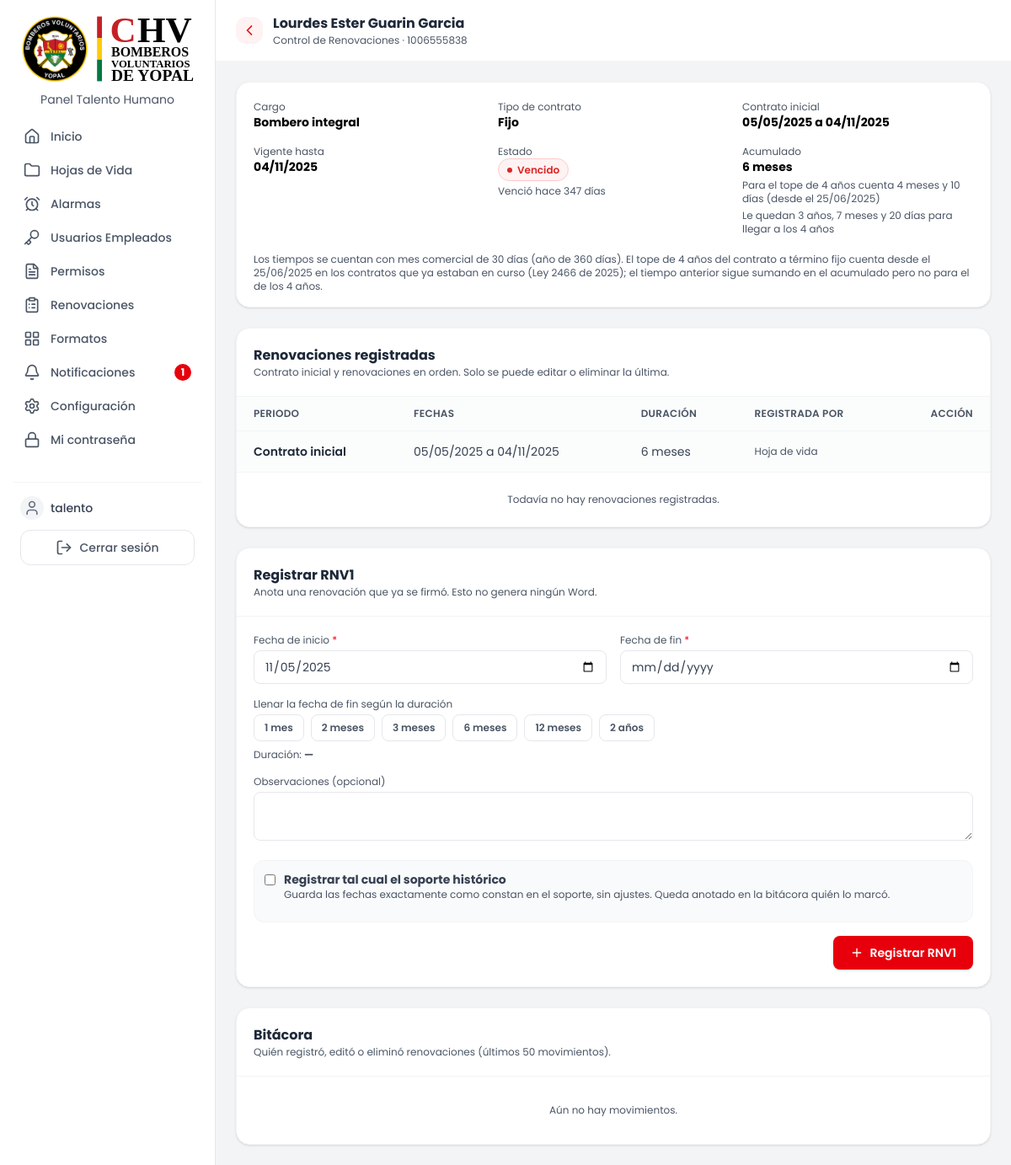
Screenshot of /public/renovaciones_empleado.php?cedula=1006555838 (signed in) with the database file from the repository.
### tables this page shows
CREATE TABLE `empleados` (
  `cedula` varchar(10) NOT NULL COMMENT 'Max 10 caracteres, permite extranjera alfanumérica',
  `lugar_expedicion` varchar(120) DEFAULT NULL COMMENT 'Municipio, Departamento (lista en public/assets/data/municipios.json)',
  `nombre` varchar(150) NOT NULL,
  `sexo` enum('F','M') DEFAULT NULL,
  `cargo` varchar(100) NOT NULL,
  `tipo_de_personal` enum('Bombero','Civil') DEFAULT NULL,
  `eps` enum('Sanitas','Nueva EPS','Capresoca','Salud Total') DEFAULT NULL,
  `pension` enum('Colfondos','Porvenir','Colpensiones','Protección','NA') DEFAULT NULL,
  `arl` enum('Positiva','SURA','Colmena','AXA Colpatria','Seguros Bolívar') DEFAULT NULL,
  `salario_basico` decimal(12,2) DEFAULT NULL,
  `es_bombero_integral` tinyint(1) DEFAULT 0,
  `tipo_jornada` enum('Turnos','Administrativa','Restringida') NOT NULL DEFAULT 'Administrativa' COMMENT 'Cómo se cuentan horas/días en permisos: Turnos (operativo), Administrativa (07:00-17:24) o Restringida (horario reducido)',
  `jornada_hora_entrada` time DEFAULT NULL COMMENT 'Solo si tipo_jornada = Restringida',
  `jornada_hora_salida` time DEFAULT NULL COMMENT 'Solo si tipo_jornada = Restringida',
  `tipo_de_contrato` enum('Fijo','Indefinido','OPS','SENA','OPS SEMY','No aplica') DEFAULT NULL,
  `fecha_inicio_contrato` date DEFAULT NULL,
  `fecha_fin_contrato` date DEFAULT NULL,
  `estado` enum('activo','no activo') DEFAULT 'activo',
  `celular` varchar(15) DEFAULT NULL COMMENT 'Numero de celular, validar 10 digitos',
  `correo` varchar(150) DEFAULT NULL,
  `fecha_nacimiento` date DEFAULT NULL COMMENT 'Para notificacion de cumpleaños',
  `created_at` timestamp NOT NULL DEFAULT current_timestamp(),
  `foto` varchar(255) DEFAULT NULL COMMENT 'Ruta relativa dentro de uploads/'
);

### public/renovaciones_empleado.php (the view, shortened to what the rows shown need)
<?php
require_once __DIR__ . '/../includes/renovaciones_guard.php';
require_once __DIR__ . '/../src/models/RenovacionModel.php';
$h = static fn(?string $s): string => htmlspecialchars((string) $s, ENT_QUOTES, 'UTF-8');
$cedula = trim((string) ($_GET['cedula'] ?? ''));
$ficha = null;
$historial = [];
$falloTablas = false;
$falloGeneral = false;
if ($cedula !== '') {
    try {
        $ficha = RenovacionModel::resumenEmpleado($cedula);
        if ($ficha) {
            $historial = RenovacionModel::historial($cedula);
        }
    } catch (PDOException $e) {
        error_log('renovaciones_empleado.php: ' . $e->getMessage());
        if ($e->getCode() === '42S02') {
            $falloTablas = true;
        } else {
            $falloGeneral = true;
        }
    }
}
$esAdmin = esAdminRenovaciones();
$etiquetaEstado = ['vencido' => 'Vencido', 'por_vencer' => 'Por vencer', 'vigente' => 'Vigente'];
if ($ficha) {
    $emp = $ficha['empleado'];
    $renovaciones = $ficha['renovaciones'];
    $problemas = $ficha['problemas'];
    $eval = $ficha['evaluacion'];
    $vig = $ficha['vigencia'];
    $ultima = $renovaciones ? end($renovaciones) : null;
    $siguienteNumero = $ultima ? ((int) $ultima['numero'] + 1) : 1;
    $finPeriodoAnterior = $ultima ? (string) $ultima['fecha_fin'] : (string) ($emp['fecha_fin_contrato'] ?? '');
    $inicioSugerido = ($eval && $finPeriodoAnterior !== '')
        ? RenovacionReglas::fecha($finPeriodoAnterior)->modify('+1 day')->format('Y-m-d')
        : '';
}
?>
<!DOCTYPE html>
<html lang="es">
<head>
    <?php require __DIR__ . '/../includes/head.php'; ?>
    <link rel="stylesheet" href="./assets/css/tailwind.css">
    <link rel="stylesheet" href="./assets/css/renovaciones.css?v=<?= (int) @filemtime(__DIR__ . '/assets/css/renovaciones.css') ?>">
</head>
<body class="bg-gray-100 min-h-screen">
    <div class="md:ml-64 pt-14 md:pt-0">
        <header class="bg-white border-b border-gray-100 px-4 sm:px-6 py-4 sticky top-0 z-30">
            <div class="flex items-center gap-3">
                <div class="min-w-0">
                    <h1 class="text-base font-bold text-gray-800 truncate">
                        <?= $ficha ? $h($emp['nombre']) : 'Renovaciones del empleado' ?>
                    </h1>
                    <p class="text-xs text-gray-600">Control de Renovaciones<?= $ficha ? ' · ' . $h($emp['cedula']) : '' ?></p>
                </div>
            </div>
        </header>
        <main class="p-6 max-w-6xl mx-auto space-y-6">
            <?php if ($falloTablas): ?>
                <div class="ren-alerta rounded-xl p-4 text-sm">
                    <strong>Falta crear las tablas del módulo.</strong>
                    <div class="mt-1">Ejecuta <code>database/migrations/2026_10_08_control_renovaciones.sql</code> en phpMyAdmin y recarga.</div>
                </div>
            <?php elseif ($falloGeneral): ?>
                <div class="ren-alerta rounded-xl p-4 text-sm"><strong>No se pudieron cargar los datos.</strong> Intenta de nuevo.</div>
            <?php else: ?>
                <section class="bg-white rounded-2xl border border-gray-100 shadow-sm">
                    <div class="p-4 sm:p-5 grid grid-cols-2 sm:grid-cols-3 gap-4 text-sm">
                        <div><span class="ren-dato-etiqueta">Cargo</span><strong><?= $h($emp['cargo']) ?></strong></div>
                        <div><span class="ren-dato-etiqueta">Tipo de contrato</span><strong><?= $h($emp['tipo_de_contrato'] ?: 'Sin definir') ?></strong></div>
                        <div><span class="ren-dato-etiqueta">Contrato inicial</span>
                            <strong><?= $emp['fecha_inicio_contrato'] ? $h(RenovacionReglas::formatear($emp['fecha_inicio_contrato'])) : '—' ?>
                                a <?= $emp['fecha_fin_contrato'] ? $h(RenovacionReglas::formatear($emp['fecha_fin_contrato'])) : '—' ?></strong>
                        </div>
                        <?php if ($vig): ?>
                            <div>
                                <span class="ren-dato-etiqueta">Vigente hasta</span>
                                <strong><?= $h(RenovacionReglas::formatear($eval['vigencia_fin'])) ?></strong>
                            </div>
                            <div>
                                <span class="ren-dato-etiqueta">Estado</span>
                                <span class="ren-badge ren-<?= $h($vig['estado']) ?>"><i></i><?= $h($etiquetaEstado[$vig['estado']]) ?></span>
                                <div class="text-xs text-gray-600 mt-1"><?= $h(RenovacionReglas::textoDias((int) $vig['dias_restantes'])) ?></div>
                            </div>
                            <div>
                                <span class="ren-dato-etiqueta">Acumulado</span>
                                <strong><?= $h($eval['acumulado_texto']) ?></strong>
                                <?php if ($eval['tope_texto'] !== null): ?>
                                    <div class="text-xs text-gray-600 mt-1">Para el tope de 4 años cuenta <?= $h($eval['tope_texto']) ?> (desde el 25/06/2025)</div>
                                <?php endif; ?>
                                <?php if ($eval['restante_tope_texto'] !== null): ?>
                                    <div class="text-xs text-gray-600 mt-1">Le quedan <?= $h($eval['restante_tope_texto']) ?> para llegar a los 4 años</div>
                                <?php endif; ?>
                            </div>
                        <?php endif; ?>
                    </div>
                    <p class="px-4 sm:px-5 pb-4 text-xs text-gray-600">Los tiempos se cuentan con mes comercial de 30 días (año de 360 días). El tope de 4 años del contrato a término fijo cuenta desde el 25/06/2025 en los contratos que ya estaban en curso (Ley 2466 de 2025); el tiempo anterior sigue sumando en el acumulado pero no para el de los 4 años.</p>
                </section>
                <?php if (!$problemas): ?>
                    <section class="bg-white rounded-2xl border border-gray-100 shadow-sm overflow-hidden">
                        <div class="p-4 sm:p-5 border-b border-gray-100">
                            <h2 class="font-bold text-gray-800">Renovaciones registradas</h2>
                            <p class="text-xs text-gray-600">Contrato inicial y renovaciones en orden. <?= $esAdmin ? 'Solo se puede editar o eliminar la última.' : 'Solo el super administrador puede editar o eliminar.' ?></p>
                        </div>
                        <div class="overflow-x-auto">
                            <table class="w-full min-w-[520px] text-sm text-left">
                                <thead class="border-b border-gray-100 bg-gray-50/60">
                                    <tr>
                                        <th class="px-4 sm:px-5 py-3 text-[10px] sm:text-xs font-semibold text-gray-600 uppercase tracking-wide">Periodo</th>
                                        <th class="px-4 sm:px-5 py-3 text-[10px] sm:text-xs font-semibold text-gray-600 uppercase tracking-wide">Fechas</th>
                                        <th class="px-4 sm:px-5 py-3 text-[10px] sm:text-xs font-semibold text-gray-600 uppercase tracking-wide">Duración</th>
                                        <th class="px-4 sm:px-5 py-3 text-[10px] sm:text-xs font-semibold text-gray-600 uppercase tracking-wide hidden lg:table-cell">Registrada por</th>
                                        <?php if ($esAdmin): ?>
                                            <th class="px-4 sm:px-5 py-3 text-[10px] sm:text-xs font-semibold text-gray-600 uppercase tracking-wide text-right">Acción</th>
                                        <?php endif; ?>
                                    </tr>
                                </thead>
                                <tbody class="divide-y divide-gray-100">
                                    <tr class="bg-gray-50/60">
                                        <td class="px-4 sm:px-5 py-3.5 font-semibold text-gray-800">Contrato inicial</td>
                                        <td class="px-4 sm:px-5 py-3.5 whitespace-nowrap text-gray-700"><?= $h(RenovacionReglas::formatear($emp['fecha_inicio_contrato'])) ?> a <?= $h(RenovacionReglas::formatear($emp['fecha_fin_contrato'])) ?></td>
                                        <td class="px-4 sm:px-5 py-3.5 text-gray-700"><?= $h($eval['inicial_texto']) ?></td>
                                        <td class="px-4 sm:px-5 py-3.5 text-xs text-gray-600 hidden lg:table-cell">Hoja de vida</td>
                                        <?php if ($esAdmin): ?><td></td><?php endif; ?>
                                    </tr>
                                </tbody>
                            </table>
                        </div>
                        <?php if (!$renovaciones): ?>
                            <p class="text-xs text-gray-600 text-center py-6 border-t border-gray-100">Todavía no hay renovaciones registradas.</p>
                        <?php endif; ?>
                    </section>
                    <section class="bg-white rounded-2xl border border-gray-100 shadow-sm">
                        <div class="p-4 sm:p-5 border-b border-gray-100">
                            <h2 class="font-bold text-gray-800">Registrar RNV<?= $siguienteNumero ?></h2>
                            <p class="text-xs text-gray-600">Anota una renovación que ya se firmó. Esto no genera ningún Word.</p>
                        </div>
                        <form id="renForm" class="p-4 sm:p-5 space-y-4" autocomplete="off" data-fin-anterior="<?= $h($finPeriodoAnterior) ?>">
                            <div class="grid grid-cols-1 sm:grid-cols-2 gap-4">
                                <div>
                                    <label for="renInicio" class="block text-xs text-gray-600 mb-1">Fecha de inicio <span class="text-red-600">*</span></label>
                                    <input id="renInicio" type="date" required value="<?= $h($inicioSugerido) ?>"
                                        class="w-full h-10 border border-gray-200 bg-white rounded-lg px-3 text-sm text-gray-700 focus:outline-none focus:ring-2 focus:ring-red-100 focus:border-red-300">
                                </div>
                                <div>
                                    <label for="renFin" class="block text-xs text-gray-600 mb-1">Fecha de fin <span class="text-red-600">*</span></label>
                                    <input id="renFin" type="date" required
                                        class="w-full h-10 border border-gray-200 bg-white rounded-lg px-3 text-sm text-gray-700 focus:outline-none focus:ring-2 focus:ring-red-100 focus:border-red-300">
                                </div>
                            </div>
                            <div>
                                <span class="block text-xs text-gray-600 mb-1">Llenar la fecha de fin según la duración</span>
                                <div class="flex flex-wrap gap-2">
                                    <?php foreach ([1 => '1 mes', 2 => '2 meses', 3 => '3 meses', 6 => '6 meses', 12 => '12 meses', 24 => '2 años'] as $m => $t): ?>
                                        <button type="button" data-meses="<?= $m ?>"
                                            class="renDurBtn px-3 h-8 rounded-lg bg-white border border-gray-200 text-gray-600 hover:bg-gray-50 text-xs font-semibold transition"><?= $t ?></button>
                                    <?php endforeach; ?>
                                </div>
                                <p class="text-xs text-gray-600 mt-2">Duración: <strong id="renDuracionTxt">—</strong></p>
                            </div>
                            <div>
                                <label for="renObs" class="block text-xs text-gray-600 mb-1">Observaciones (opcional)</label>
                                <textarea id="renObs" rows="2" maxlength="500"
                                    class="w-full border border-gray-200 bg-white rounded-lg px-3 py-2 text-sm text-gray-700 focus:outline-none focus:ring-2 focus:ring-red-100 focus:border-red-300"></textarea>
                            </div>
                            <div class="ren-box rounded-xl p-3 space-y-3">
                                <label class="flex items-start gap-2.5 text-sm text-gray-700 cursor-pointer">
                                    <input id="renHistorico" type="checkbox" class="mt-1 ren-check">
                                    <span>
                                        <strong>Registrar tal cual el soporte histórico</strong>
                                        <span class="block text-xs text-gray-600">Guarda las fechas exactamente como constan en el soporte, sin ajustes. Queda anotado en la bitácora quién lo marcó.</span>
                                    </span>
                                </label>
                            </div>
                            <div class="flex sm:justify-end">
                                <button id="renGuardar" type="submit"
                                    class="w-full sm:w-auto inline-flex items-center justify-center gap-2 px-5 py-2.5 rounded-lg text-sm bg-red-600 hover:bg-red-700 text-white font-semibold shadow-sm transition">
                                    <?= icon('plus', 'w-4 h-4') ?> Registrar RNV<?= $siguienteNumero ?>
                                </button>
                            </div>
                        </form>
                    </section>
                <?php endif; ?>
                <section class="bg-white rounded-2xl border border-gray-100 shadow-sm overflow-hidden">
                    <div class="p-4 sm:p-5 border-b border-gray-100">
                        <h2 class="font-bold text-gray-800">Bitácora</h2>
                        <p class="text-xs text-gray-600">Quién registró, editó o eliminó renovaciones (últimos 50 movimientos).</p>
                    </div>
                    <?php if (!$historial): ?>
                        <p class="text-xs text-gray-600 text-center py-8">Aún no hay movimientos.</p>
                    <?php endif; ?>
                </section>
            <?php endif; ?>
        </main>
    </div>
</body>
</html>

### rows the page displays
empleados: nombre "Lourdes Ester Guarin Garcia", cedula "1006555838", cargo "Bombero integral", tipo_de_contrato "Fijo", fecha_inicio_contrato+fecha_fin_contrato "05/05/2025", fecha_inicio_contrato+fecha_fin_contrato "04/11/2025", $h($etiquetaEstado[$vig['estado']]) "Vencido", fecha_inicio_contrato+fecha_fin_contrato "Venció hace 347 días", $h($eval['acumulado_texto']) "6 meses", $h($eval['tope_texto']) "4 meses y 10 días", $h($eval['restante_tope_texto']) "3 años, 7 meses y 20 días", $h($eval['inicial_texto']) "6 meses", fecha_inicio_contrato+fecha_fin_contrato "11/05/2025"

### other values shown
$link['label'] "Inicio"
$link['label'] "Hojas de Vida"
$link['label'] "Alarmas"
$link['label'] "Usuarios Empleados"
$link['label'] "Permisos"
$link['label'] "Renovaciones"
$link['label'] "Formatos"
$link['label'] "Notificaciones"
$totalNoLeidasInicial "1"
$link['label'] "Configuración"
$link['label'] "Mi contraseña"
$_SESSION['superadmin_username'] "talento"
$siguienteNumero "1"
$t "1 mes"
$t "2 meses"
